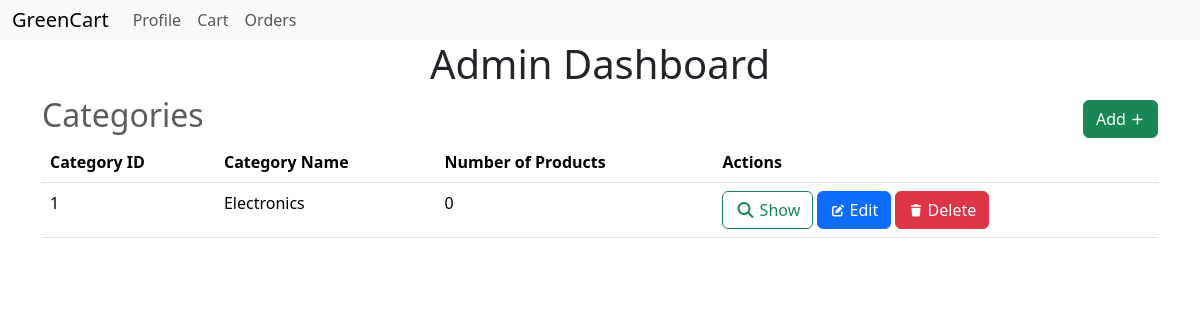
Page /admin (signed in) on the earlier database version.
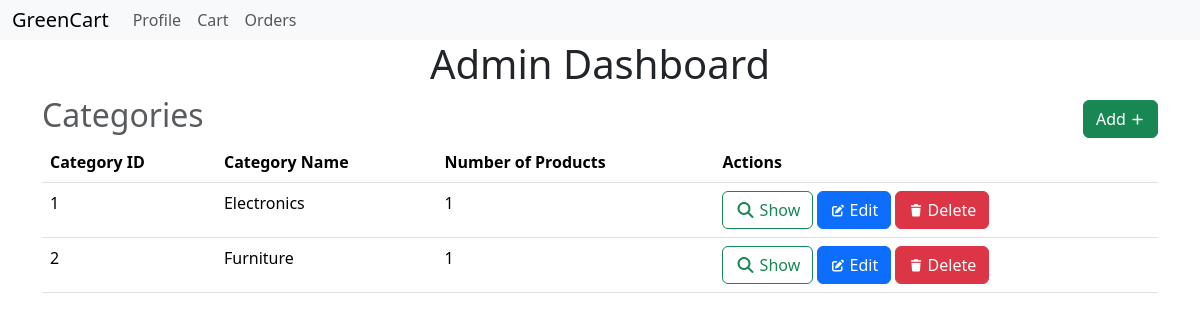
Same page on the later database version.
### models.py (models this page shows)
class Category(db.Model):
    __tablename__ = 'category'
    id = db.Column(db.Integer, primary_key=True)
    name = db.Column(db.String(64), unique=True, nullable=False)
    products = db.relationship('Product', backref='category', lazy=True)

### routes.py (the view)
@app.route('/admin')
@admin_required
def admin():
    user = User.query.get(session['user_id'])
    if not user.is_admin:
        flash('Access denied.')
        return redirect(url_for('index'))
    return render_template('admin.html', user=user, categories=Category.query.all())

### routes.py (called while the page is built)
def admin_required(func):
    @wraps(func)
    def inner(*args, **kwargs):
        if 'user_id' not in session:
            flash('Please log in to access this page.')
            return redirect(url_for('login'))
        user = User.query.get(session['user_id'])
        if not user.is_admin:
            flash('You are not authorized to view this page.')
            return redirect(url_for('index'))
        return func(*args, **kwargs)
    return inner

### templates/admin.html (shortened to what this page needs)
{% extends 'layout.html' %}
{% block content %}
    <h1>Admin Dashboard</h1>
    <div class="heading">
        <h2 class="text-muted">Categories</h2>
        <a class="btn btn-success" href="{{url_for('add_category')}}">
            Add
            <i class="fas fa-plus fa-xs"></i>
        </a>
    </div>
    <table class="table">
        <thead>
            <tr>
                <th>Category ID</th>
                <th>Category Name</th>
                <th>Number of Products</th>
                <th>Actions</th>
            </tr>
        </thead>
        <body>
            {% for category in categories %}
                <tr>
                    <td>{{ category.id }}</td>
                    <td>{{ category.name }}</td>
                    <td>{{ category.products|length }}</td>
                    <td>
                        <a href="{{url_for('show_category', id=category.id)}}" class="btn btn-outline-success">
                            <i class="fas fa-search"></i>
                            Show
                        </a>
                        <a class="btn btn-primary" href="{{ url_for('edit_category', id=category.id) }}">
                            <i class="fas fa-edit fa-xs"></i>
                            Edit
                        </a>
                        <a class="btn btn-danger" href="{{ url_for('delete_category', id=category.id) }}">
                            <i class="fas fa-trash fa-xs"></i>
                            Delete
                        </a>
                    </td>
                </tr>
            {% endfor %}
        </body>
    </table>
{% endblock %}

Differences in the rows shown:
computed for Category "Electronics": products|length "0" → "1"
added Category: id "2", name "Furniture", products|length "1"
